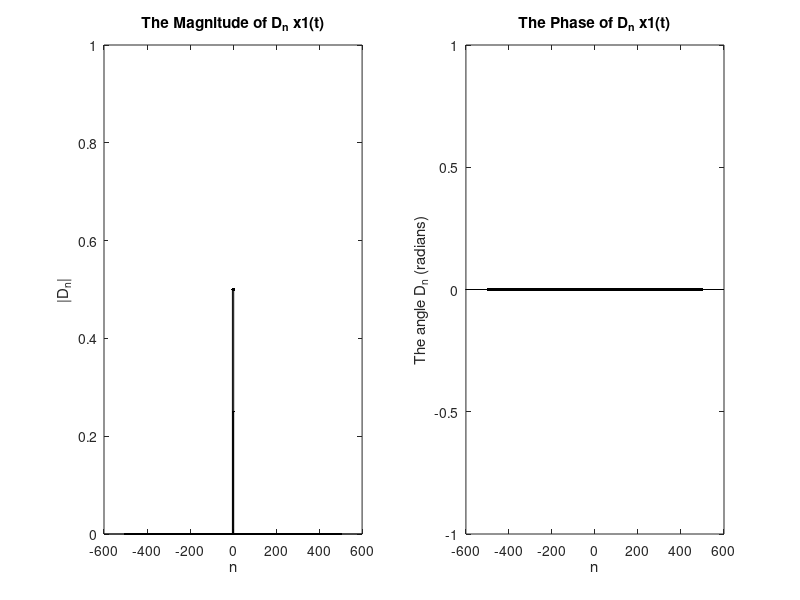

MATLAB code to generate this figure:
% Part A for A4  x1(t)
n = (-5:5);
D_n = 0.5.*(abs(n) == 3) + 0.25.*(abs(n) == 1);
subplot(1,2,1);
stem(n,abs(D_n),'.k');
xlabel('n');
ylabel('|D_n|');
title('The Magnitude of D_n x1(t)')
ylim([0,1]);
subplot(1,2,2);
stem(n,angle(D_n),'.k');
xlabel('n');
ylabel('The angle D_n (radians)');
title('The Phase of D_n x1(t)');

% Part B for A4 x1(t)
n = (-20:20);
D_n = 0.5.*(abs(n) == 3) + 0.25.*(abs(n) == 1);
subplot(1,2,1);
stem(n,abs(D_n),'.k');
xlabel('n');
ylabel('|D_n|');
title('The Magnitude of D_n x1(t)')
ylim([0,1]);
subplot(1,2,2);
stem(n,angle(D_n),'.k');
xlabel('n');
ylabel('The angle D_n (radians)');
title('The Phase of D_n x1(t)');

% Part C for A4 x1(t)
n = (-50:50);
D_n = 0.5.*(abs(n) == 3) + 0.25.*(abs(n) == 1);
subplot(1,2,1);
stem(n,abs(D_n),'.k');
xlabel('n');
ylabel('|D_n|');
title('The Magnitude of D_n x1(t)')
ylim([0,1]);
subplot(1,2,2);
stem(n,angle(D_n),'.k');
xlabel('n');
ylabel('The angle D_n (radians)');
title('The Phase of D_n x1(t)');

% Part D for A4 x1(t)
n = (-500:500);
D_n = 0.5.*(abs(n) == 3) + 0.25.*(abs(n) == 1);
subplot(1,2,1);
stem(n,abs(D_n),'.k');
xlabel('n');
ylabel('|D_n|');
title('The Magnitude of D_n x1(t)')
ylim([0,1]);
subplot(1,2,2);
stem(n,angle(D_n),'.k');
xlabel('n');
ylabel('The angle D_n (radians)');
title('The Phase of D_n x1(t)');